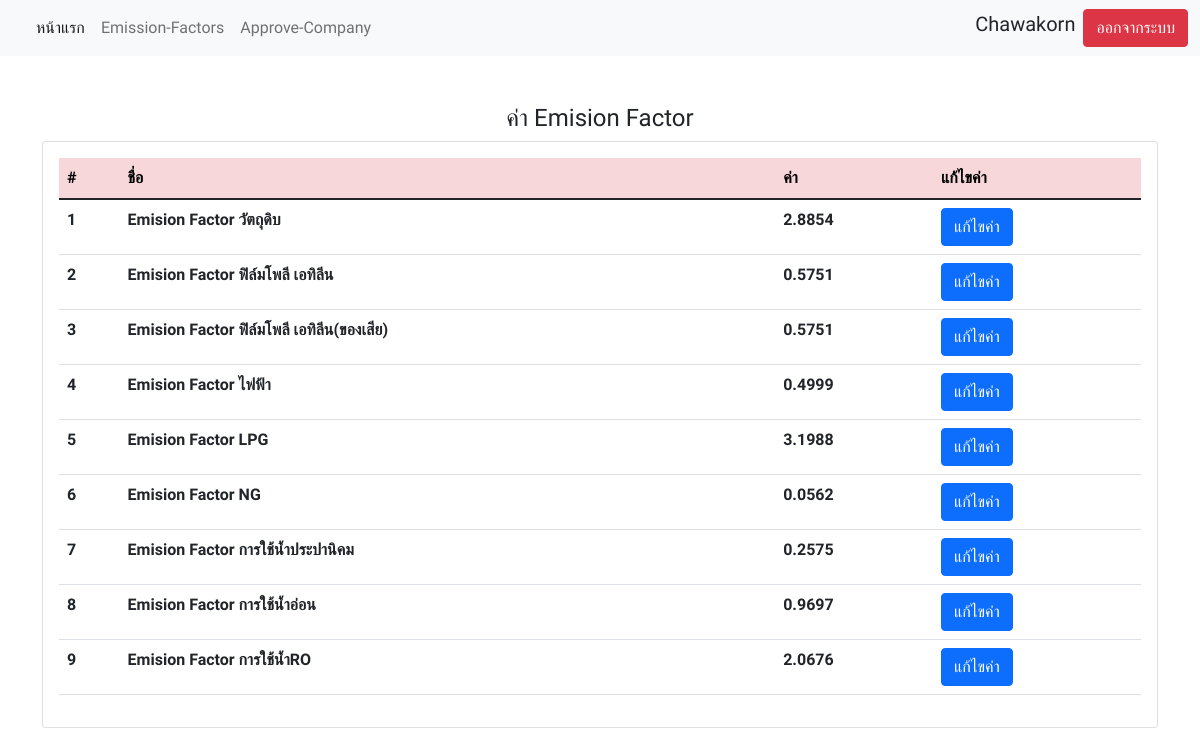
The app's page /Admin/emision.php (signed in) with its own data.
### tables this page shows
CREATE TABLE `tb_factors` (
  `factor_id` int(11) NOT NULL,
  `factor_name` varchar(45) NOT NULL,
  `factor_value` float NOT NULL,
  `factor_fullname` varchar(99) NOT NULL
);

### Admin/emision.php (the view, shortened to what this page needs)
<!DOCTYPE html>
<html lang="en">
<head>
    <link href="https://cdnjs.cloudflare.com/ajax/libs/font-awesome/5.15.1/css/all.min.css" rel="stylesheet" />
    <link href="https://cdn.jsdelivr.net/npm/bootstrap@5.1.3/dist/css/bootstrap.min.css" rel="stylesheet">
</head>
<body>
    <?php include "navbar.php" ?>
    <br><br>
    <center>
        <h4>ค่า Emision Factor</h4>
    </center>
    <?php if (isset($_SESSION['admin_user'])) { ?>
        <?php
        include('conn.php');
        $sql = "SELECT * FROM `tb_factors`";
        $stmt = $conn->query($sql); ?>
        <div class="container">
            <div class="card">
                <div class="card-body">
                    <table class="table">
                        <thead>
                            <tr class="table-danger">
                                <th scope="col">#</th>
                                <th scope="col">ชื่อ</th>
                                <th scope="col">ค่า</th>
                                <th scope="col">แก้ไขค่า</th>
                            </tr>
                        </thead>
                        <tbody>
                            <?php while ($result = $stmt->fetch(PDO::FETCH_ASSOC)) { ?>
                                <tr>
                                    <th scope="row"><?php echo $result['factor_id']; ?></th>
                                    <th scope="row"><?php echo $result['factor_fullname']; ?></th>
                                    <th scope="row"><?php echo $result['factor_value']; ?></th>
                                    <th scope="row"><a type="button" class="btn btn-primary" data-bs-toggle="modal" data-bs-target="#id_id<?php echo $result['factor_id']; ?>">
                                            แก้ไขค่า
                                        </a></th>
                                </tr>
                            <?php } ?>
                        </tbody>
                    </table>
                </div>
            </div>
        </div>
    <?php } else {
        header('Location: login.php ');
    }
    ?>
</body>
</html>

### Admin/emision.php (style rules this page uses)
body { font-family: 'Prompt', sans-serif; }

### records on screen
tb_factors: factor_id "1", factor_fullname "Emision Factor วัตถุดิบ", factor_value "2.8854"
tb_factors: factor_id "2", factor_fullname "Emision Factor ฟิล์มโพลี เอทิลีน", factor_value "0.5751"
tb_factors: factor_id "3", factor_fullname "Emision Factor ฟิล์มโพลี เอทิลีน(ของเสีย)", factor_value "0.5751"
tb_factors: factor_id "4", factor_fullname "Emision Factor ไฟฟ้า", factor_value "0.4999"
tb_factors: factor_id "5", factor_fullname "Emision Factor LPG", factor_value "3.1988"
tb_factors: factor_id "6", factor_fullname "Emision Factor NG", factor_value "0.0562"
tb_factors: factor_id "7", factor_fullname "Emision Factor การใช้น้ำประปานิคม", factor_value "0.2575"
tb_factors: factor_id "8", factor_fullname "Emision Factor การใช้น้ำอ่อน", factor_value "0.9697"
tb_factors: factor_id "9", factor_fullname "Emision Factor การใช้น้ำRO", factor_value "2.0676"

### other values on screen
$_SESSION['admin_user'] "Chawakorn"
